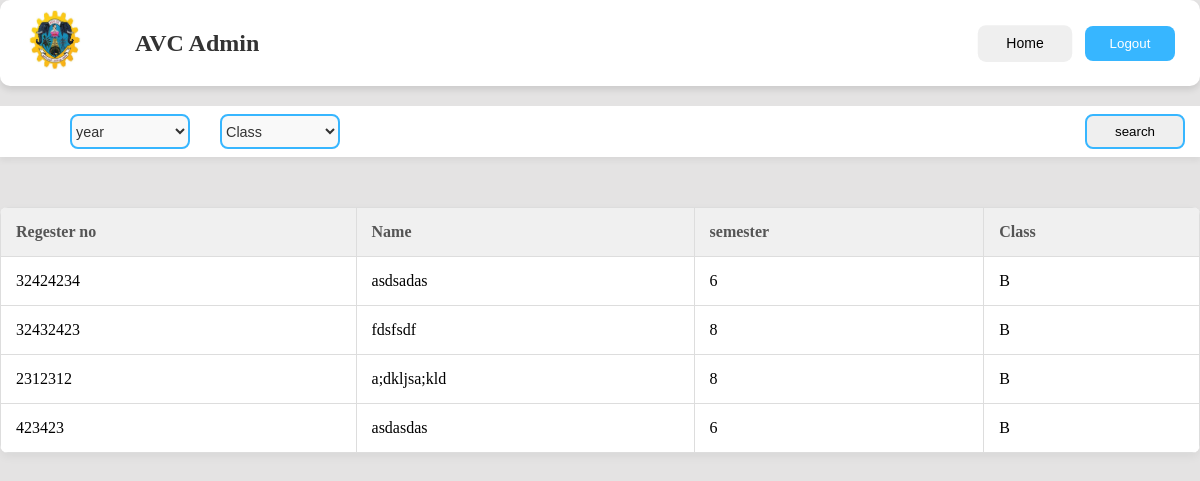
/student/, run on an earlier commit of the app's database.
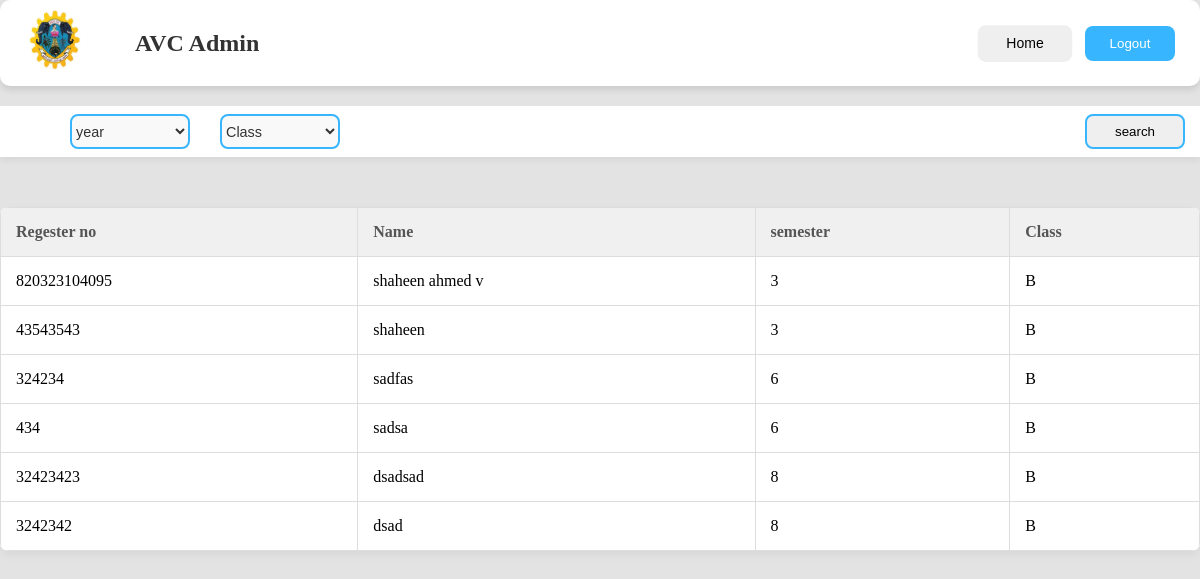
And on a later commit of the database.
### core/models.py (models this page shows, shortened)
class Student(models.Model):
    name = models.CharField(max_length=20)
    regno = models.BigIntegerField(unique=True)
    dept = models.CharField(max_length=50,choices=DEPARTMENT)
    section = models.CharField(max_length=1)
    semester = models.SmallIntegerField()

### core/views.py (the view, shortened to what this page needs)
# urls.py: path('student/',views.StudentCheck.as_view(),name='student'),
class StudentCheck(View):
    template_name = 'admin/student.html'
    def get(self,request):
        student = Student.objects.all()
        return render(self.request,self.template_name,{'students':student})

### templates/admin/student.html (shortened to what this page needs)
{% extends 'admin/nav.html' %}
{% load static %}
{% block header %}
<link rel="stylesheet" href="{% static 'css/student.css' %}">
{% endblock %}
{% block content %}
<form action="{% url 'student' %}" method="post">
    <div class="filters">
        <div class="main_features">
            <div>
                <select class="features" name="year">
                    <option value="">year</option>
                </select>
            </div>
            <div>
                <select class="features" name="class">
                    <option value="">Class</option>
                </select>
            </div>
        </div>
        <div class="search">
            <button type="submit" class="search_bar"> search </button>
        </div>
    </div>
</form>
<table>
    <thead>
        <tr>
            <th>Regester no</th>
            <th>Name</th>
            <th>semester</th>
            <th>Class</th>
        </tr>
    </thead>
    <tbody>
        {% for student in students %}
        <tr>
            <td>{{student.regno}}</td>
            <td>{{student.name}}</td>
            <td>{{student.semester}}</td>
            <td>{{student.section}}</td>
        </tr>
        {% endfor %}
    </tbody>
</table>
{% endblock %}

### templates/admin/nav.html (shortened to what this page needs)
{% load static %}
<!DOCTYPE html>
<html lang="en">
<head>
    <link rel="stylesheet" href="{% static 'css/nav.html' %}">
    {% block header %}
    {% endblock %}
</head>
<body>
    <nav>
        <div class="nav_rig">
            <div class="logo">
                <img class="logo_img" width="100px" height="100px" src="{% static 'assets/avcl.jpeg' %}" alt="avc-logo">
            </div>
            <div class="logo">
                AVC Admin
            </div>
        </div>
        <div class="buttons">
            <button onclick="admin()" class="but">Home</button>
            <button onclick="logout()" class="log_but">Logout</button>
        </div>
    </nav>
    {% block content %}
    {% endblock %}
</body>
</html>

### static/css/student.css (style rules this page uses)
* { padding: 0; margin: 0; box-sizing: border-box; }
body { font-family: "Trirong", serif; background-color: rgb(228, 227, 227); }
.buttons { display: flex; gap: 15px; }
.but { height: 35px; width: 90px; border-radius: 8px; border: none; cursor: pointer; transition: background-color 0.3s ease; }
.filters { display: flex; justify-content: space-between; align-items: center; padding: 8px 15px 8px 30px; margin-top: 20px; background-color: #fff; box-shadow: 0 4px 6px rgba(0, 0, 0, 0.05); }
.main_features { display: flex; gap: 30px; padding-left: 40px; }
.features { width: 120px; height: 35px; border: 2px solid #37b6ff; border-radius: 8px; display: flex; justify-content: center; align-items: center; background-color: #f9f9f9; font-size: 0.9em; color: #333; }
.search { display: flex; align-items: center; }
.search_bar { height: 35px; width: 100px; padding: 5px 10px; border-radius: 8px; border: 2px solid #37b6ff; outline: none; }
table { width: 100%; border-collapse: collapse; background-color:white; border-radius: 8px; overflow: hidden; box-shadow: 0 4px 10px rgba(0, 0, 0, 0.05); margin-top: 50px; }
th, td { padding: 15px; border: 1px solid #ddd; text-align: left; }
th { background-color: #f0f0f0; font-weight: bold; color: #555; }

### templates/admin/nav.html (style rules this page uses)
nav { display: flex; justify-content: space-between; align-items: center; background-color: #fff; padding: 10px 25px; box-shadow: 0 4px 6px rgba(0, 0, 0, 0.1); border-radius: 10px; margin-bottom: 20px; }
.nav_rig { display: flex; align-items: center; gap: 50px; }
.logo { font-size: 1.5em; font-weight: bold; color: #333; }
.buttons { display: flex; gap: 15px; }
.but { height: 35px; width: 90px; border-radius: 8px; border: none; cursor: pointer; transition: background-color 0.3s ease, transform 0.2s ease; }
.log_but { height: 35px; width: 90px; border-radius: 8px; border: none; cursor: pointer; transition: background-color 0.3s ease, transform 0.2s ease; color: #fff; background-color: #37b6ff; }
.but, .log_but :hover { transform: scale(1.05); }
.logo img { width: 60px; height: 60px; }

What changed in the data, as far as the page shows it:
changed Student: regno "32424234" → "820323104095"; name "asdsadas" → "shaheen ahmed v"; semester "6" → "3"
changed Student: regno "32432423" → "43543543"; name "fdsfsdf" → "shaheen"; semester "8" → "3"
changed Student: regno "2312312" → "324234"; name "a;dkljsa;kld" → "sadfas"; semester "8" → "6"
changed Student: regno "423423" → "434"; name "asdasdas" → "sadsa"
added Student: regno "32423423", name "dsadsad", semester "8", section "B"
added Student: regno "3242342", name "dsad", semester "8", section "B"
